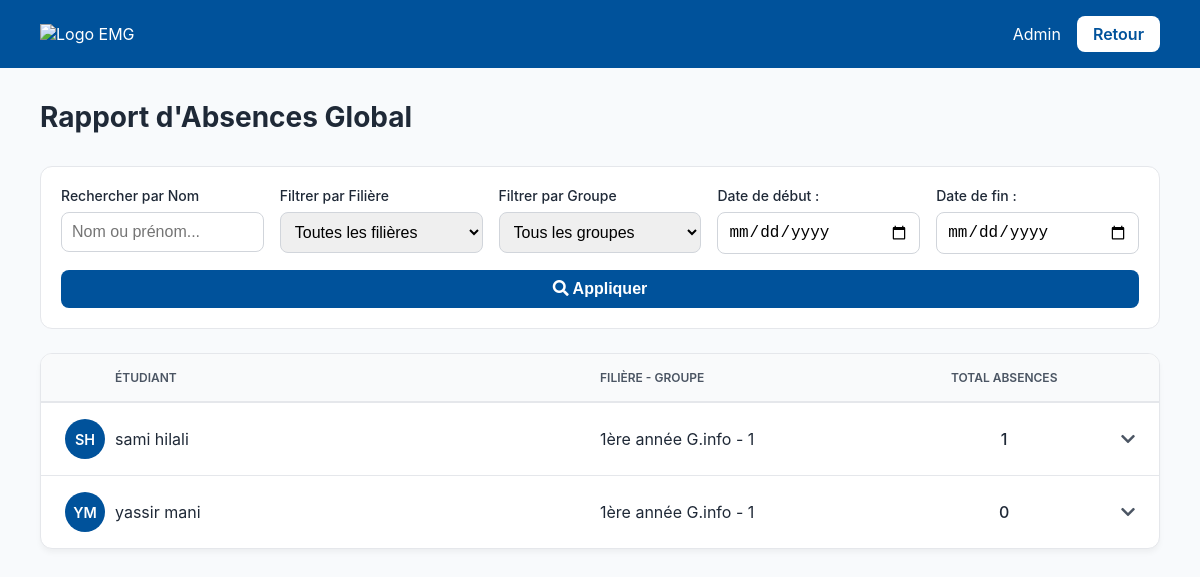
The app's page /report.php (signed in), older data.
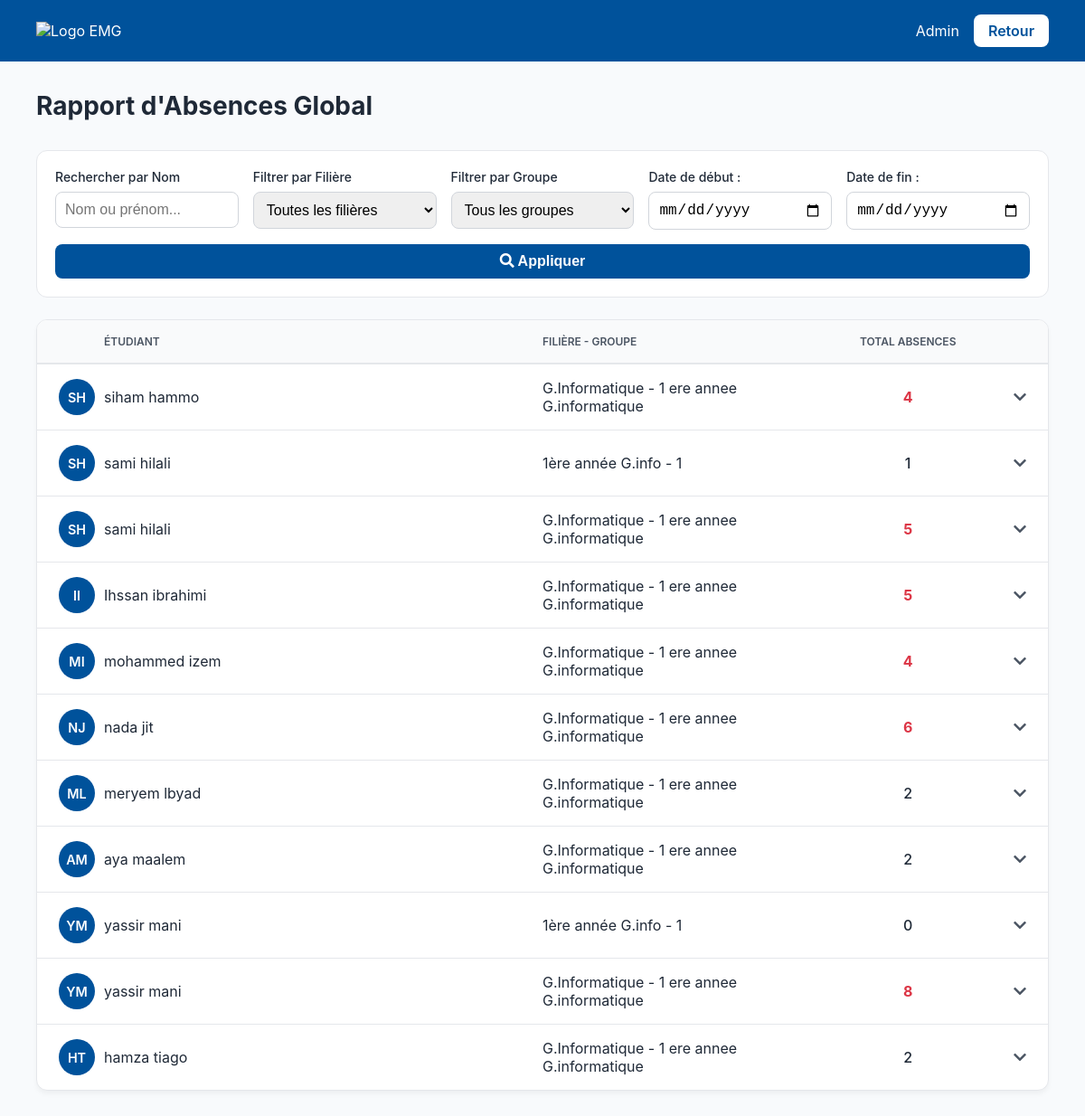
The same page, newer data.
### tables this page shows
CREATE TABLE `students` (
  `student_id` int(11) NOT NULL,
  `first_name` varchar(100) NOT NULL,
  `last_name` varchar(100) NOT NULL,
  `parent_email` varchar(255) NOT NULL,
  `group_id` int(11) DEFAULT NULL
);

CREATE TABLE `classes` (
  `class_id` int(11) NOT NULL,
  `class_name` varchar(100) NOT NULL
);

CREATE TABLE `groups` (
  `group_id` int(11) NOT NULL,
  `group_name` varchar(100) NOT NULL,
  `class_id` int(11) DEFAULT NULL
);

### report.php (the view, shortened to what the changed rows need)
<?php
include 'db_connect.php';
$start_date = $_GET['start_date'] ?? null;
$end_date = $_GET['end_date'] ?? null;
$absences_sql = "
    SELECT
        s.student_id,
        m.module_name,
        COUNT(a.attendance_id) AS absence_count
    FROM students s
    JOIN attendance a ON s.student_id = a.student_id AND a.status = 'Absent'
    JOIN timetable tt ON a.timetable_id = tt.timetable_id
    JOIN modules m ON tt.module_id = m.module_id
";
$absences_sql .= " GROUP BY s.student_id, m.module_id";
$absences_stmt = $conn->prepare($absences_sql);
$absences_stmt->execute();
$absences_query = $absences_stmt->get_result();
$absences_data = [];
while ($row = $absences_query->fetch_assoc()) {
    $absences_data[$row['student_id']][] = [
        'name' => $row['module_name'],
        'absences' => $row['absence_count']
    ];
}
$students_sql = "
    SELECT
        s.student_id, s.first_name, s.last_name,
        c.class_name, g.group_name
    FROM students s
    JOIN `groups` g ON s.group_id = g.group_id
    JOIN classes c ON g.class_id = c.class_id
";
$students_sql .= " ORDER BY s.last_name, s.first_name";
$stmt = $conn->prepare($students_sql);
$stmt->execute();
$students_result = $stmt->get_result();
$students_report = [];
while ($student = $students_result->fetch_assoc()) {
    $student_id = $student['student_id'];
    $student_absences = $absences_data[$student_id] ?? [];
    $total_absences = 0;
    $modules_with_penalty = [];
    foreach ($student_absences as $absence_module) {
        $total_absences += $absence_module['absences'];
        $penalty = $absence_module['absences'] * 0.25;
        $modules_with_penalty[] = [
            'name' => $absence_module['name'],
            'absences' => $absence_module['absences'],
            'penalty' => $penalty
        ];
    }
    $students_report[$student_id] = [
        'info' => [
            'first_name' => $student['first_name'],
            'last_name' => $student['last_name'],
            'class_name' => $student['class_name'],
            'group_name' => $student['group_name']
        ],
        'total_absences' => $total_absences,
        'modules' => $modules_with_penalty
    ];
}
?>
<!DOCTYPE html>
<html lang="fr">
<head>
    <link rel="stylesheet" href="https://cdnjs.cloudflare.com/ajax/libs/font-awesome/5.15.4/css/all.min.css">
</head>
<body>
    <main class="container">
        <div class="page-header"><h1>Rapport d'Absences Global</h1></div>
        <div class="report-container">
            <?php if (!empty($students_report)): ?>
                <?php foreach ($students_report as $student_id => $student): ?>
                    <?php
                        if ($student['total_absences'] > 0 || (empty($start_date) && empty($end_date))):
                            $initials = (isset($student['info']['first_name'][0]) ? $student['info']['first_name'][0] : '') . (isset($student['info']['last_name'][0]) ? $student['info']['last_name'][0] : '');
                    ?>
                    <div class="student-row">
                        <div class="avatar"><?php echo htmlspecialchars(strtoupper($initials)); ?></div>
                        <span class="student-name"><?php echo htmlspecialchars($student['info']['first_name'] . ' ' . $student['info']['last_name']); ?></span>
                        <span class="student-group"><?php echo htmlspecialchars($student['info']['class_name'] . ' - ' . $student['info']['group_name']); ?></span>
                        <span class="total-absences <?php echo ($student['total_absences'] >= 4) ? 'high' : ''; ?>"><?php echo $student['total_absences']; ?></span>
                        <span class="toggle-icon"><i class="fas fa-chevron-down"></i></span>
                    </div>
                    <?php
                        endif;
                    ?>
                <?php endforeach; ?>
            <?php else: ?>
                <div style="padding: 24px; text-align: center;">Aucun étudiant ne correspond aux filtres sélectionnés.</div>
            <?php endif; ?>
        </div>
    </main>
</body>
</html>

Row changes from the older to the newer data that the page shows:
added students: initials "SH", first_name+last_name "siham hammo", classes.class_name "G.Informatique - 1 ere annee G.informatique", total_absences "4"
added students: initials "SH", first_name+last_name "sami hilali", classes.class_name "G.Informatique - 1 ere annee G.informatique", total_absences "5"
added students: initials "II", first_name+last_name "Ihssan ibrahimi", classes.class_name "G.Informatique - 1 ere annee G.informatique", total_absences "5"
added students: initials "MI", first_name+last_name "mohammed izem", classes.class_name "G.Informatique - 1 ere annee G.informatique", total_absences "4"
added students: initials "NJ", first_name+last_name "nada jit", classes.class_name "G.Informatique - 1 ere annee G.informatique", total_absences "6"
added students: initials "ML", first_name+last_name "meryem lbyad", classes.class_name "G.Informatique - 1 ere annee G.informatique", total_absences "2"
added students: initials "AM", first_name+last_name "aya maalem", classes.class_name "G.Informatique - 1 ere annee G.informatique", total_absences "2"
added students: initials "YM", first_name+last_name "yassir mani", classes.class_name "G.Informatique - 1 ere annee G.informatique", total_absences "8"
added students: initials "HT", first_name+last_name "hamza tiago", classes.class_name "G.Informatique - 1 ere annee G.informatique", total_absences "2"
